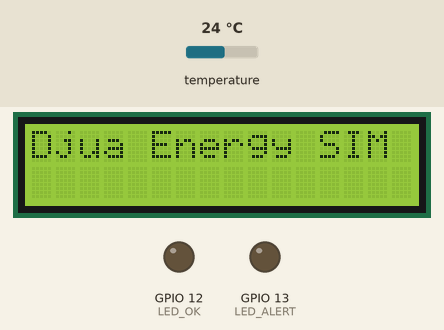
A sketch run on a simulated ESP32-S3. Shown: 16×2 character LCD, output pins drawn as LEDs (lit = HIGH). The test bench sets the inputs (shaded band); at power-on: temperature 24 °C. WiFi joins after 1.5 s; servers stay silent unless stated; random numbers use the default seed unless the sketch sets one; no MQTT or app messages arrive unless stated; what the sketch prints to the serial monitor is not drawn.

Above: at 0.4 s.
At 6.3 s:
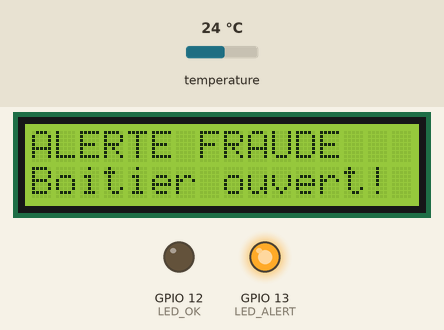
6.4 s: temperature set to 12 °C
At 15.0 s:
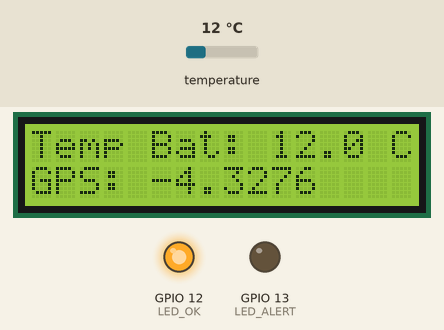
23.2 s: temperature set to 19 °C
At 26.6 s:
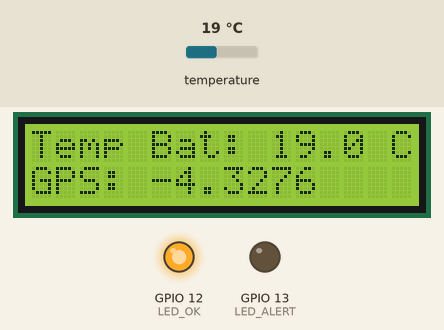
39.2 s: temperature set to 28 °C
At 46.6 s:
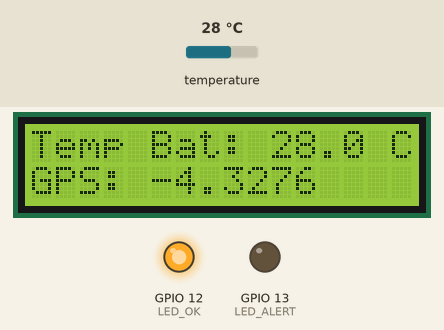
Timing chart, 0 to 48.1 s (numbered marks = the images above; inputs shaded):
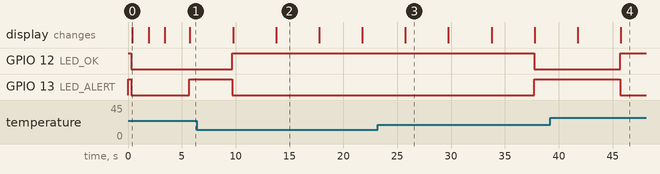

The sketch:

firmware_simulated.ino
```cpp
#include <WiFi.h>
#include <Wire.h>
#include <OneWire.h>
#include <DallasTemperature.h>
#include <LiquidCrystal_I2C.h>
#include <ArduinoJson.h>
#include <PubSubClient.h>

// LCD 16x2 à l'adresse I2C 0x27
LiquidCrystal_I2C lcd(0x27, 16, 2);
bool lcdPresent = false;

// Pins I2C standards pour ESP32 DevKit V1 (SDA = GPIO 21, SCL = GPIO 22)
#define I2C_SDA 21
#define I2C_SCL 22

// Connexions
#define ONE_WIRE_BUS 4
#define LED_OK 12
#define LED_ALERT 13

// --- CONFIGURATION D'IDENTIFICATION ---
const char* deviceId = "DJUA-KIN-000001";
const char* firmwareVersion = "1.0.0-SIM";

// --- CONFIGURATION WIFI & MQTT ---
const char* ssid     = "dM"; // SSID du réseau WiFi de laboratoire
const char* password = "11111111";

const char* mqttServer = "10.20.20.135";
const int mqttPort     = 1883;
const char* mqttUser   = "djua_device";
const char* mqttPass   = "djua_pass_2026";

#define TOPIC_TELEMETRY "djua/%s/telemetry"
#define TOPIC_ALERTS    "djua/%s/alerts"
#define TOPIC_COMMANDS  "djua/%s/commands"
#define TOPIC_STATUS    "djua/%s/status"

// --- SIMULATION / MOCK MPU6050 ---
struct sensors_vec_t {
  float x;
  float y;
  float z;
};
struct sensors_event_t {
  sensors_vec_t acceleration;
};
class MockMPU6050 {
public:
  bool begin() {
    return true; // Simule une initialisation réussie
  }
  void getEvent(sensors_event_t* a, void* g, void* temp) {
    // Valeurs de repos : gravité sur Z (~9.8 m/s²), faibles bruits sur X et Y
    a->acceleration.x = (random(-100, 100) / 100.0) * 0.2;
    a->acceleration.y = (random(-100, 100) / 100.0) * 0.2;
    a->acceleration.z = 9.81 + (random(-100, 100) / 100.0) * 0.2;

    // Simulation périodique d'un choc (toutes les 40 secondes pendant 3 secondes)
    if ((millis() / 1000) % 40 < 3) {
      a->acceleration.x = 16.0;
      a->acceleration.y = 15.0;
      a->acceleration.z = 26.0;
    }
  }
};
MockMPU6050 mpu;

OneWire oneWire(ONE_WIRE_BUS);
DallasTemperature sensors(&oneWire);

WiFiClient espClient;
PubSubClient mqtt(espClient);

// Simu des capteurs manquants
float solarVolt = 12.0;
float solarCurrent = 220.0;
float batVolt = 11.6;
float batCurrent = 140.0;
double gpsLat = -4.3276;
double gpsLon = 15.3135;
bool boxOpen = false;
bool isDeviceLocked = false;

unsigned long prevMillis = 0;
const long interval = 4000; // Fréquence de rafraîchissement LCD et envoi de télémétrie

unsigned long lastMqttRetry = 0;
int page = 0;

void connectWiFi();
void connectMQTT();
void publishTelemetry();
void publishStatus();
void publishAlert(const char* alertType, const char* details);
void handleCommand(char* topic, byte* payload, unsigned int length);

void setup() {
  Serial.begin(115200);

  // Initialisation I2C avec les pins spécifiques de l'ESP32-S3
  Wire.begin(I2C_SDA, I2C_SCL);
  Wire.setTimeOut(50); // Éviter le gel I2C indéfini si le bus est instable ou déconnecté

  pinMode(LED_OK, OUTPUT);
  pinMode(LED_ALERT, OUTPUT);

  // Rapide test des leds au boot
  digitalWrite(LED_OK, HIGH);
  digitalWrite(LED_ALERT, HIGH);
  delay(300);
  digitalWrite(LED_OK, LOW);
  digitalWrite(LED_ALERT, LOW);

  // Détecter si le LCD est physiquement présent avant d'appeler lcd.init()
  Wire.beginTransmission(0x27);
  if (Wire.endTransmission() == 0) {
    lcdPresent = true;
    lcd.init();
    lcd.backlight();
    lcd.clear();
    lcd.print("Djua Energy SIM");
    delay(1500);
  } else {
    Serial.println("[I2C] Écran LCD non détecté à l'adresse 0x27 (Optionnel en simulation).");
  }

  if (!mpu.begin()) {
    Serial.println("Erreur: MPU6050 non détecté");
    if (lcdPresent) {
      lcd.clear();
      lcd.print("Err: MPU6050");
    }
    digitalWrite(LED_ALERT, HIGH);
    // Utiliser delay() pour nourrir le watchdog de FreeRTOS et éviter un reboot cyclique rst:0x8
    while (1) {
      delay(500);
    }
  }

  sensors.begin();

  // Configurer le serveur MQTT
  mqtt.setServer(mqttServer, mqttPort);
  mqtt.setBufferSize(512); // Augmenter le buffer pour supporter les payloads JSON de télémétrie (>128 ou >256 octets)
  mqtt.setCallback(handleCommand);

  // Démarrer la connexion WiFi
  connectWiFi();
}

void loop() {
  // Vérifier l'état de la connexion WiFi et MQTT
  if (WiFi.status() == WL_CONNECTED) {
    if (!mqtt.connected()) {
      if (millis() - lastMqttRetry > 5000) {
        lastMqttRetry = millis();
        connectMQTT();
      }
    } else {
      mqtt.loop();
    }
  } else {
    // Si déconnecté, tenter de reconnecter toutes les 10 secondes de manière non-bloquante
    static unsigned long lastWiFiRetry = 0;
    if (millis() - lastWiFiRetry > 10000) {
      lastWiFiRetry = millis();
      Serial.print("[WiFi] Non connecté. Tentative de reconnexion à ");
      Serial.println(ssid);
      WiFi.begin(ssid, password);
    }
  }

  unsigned long currentMillis = millis();

  // Mise à jour de la simulation et envoi des données périodiques
  if (currentMillis - prevMillis >= interval) {
    prevMillis = currentMillis;

    // 1. Lecture des capteurs physiques dispo
    sensors_event_t a, g, temp;
    mpu.getEvent(&a, &g, &temp);

    sensors.requestTemperatures();
    float batTemp = sensors.getTempCByIndex(0);

    // 2. Simulation de l'environnement
    solarVolt = 12.0 + (sin(currentMillis / 8000.0) * 1.8);
    solarCurrent = 210.0 + (sin(currentMillis / 4000.0) * 60.0);
    if (solarVolt < 0) solarVolt = 0;

    batVolt = 11.6 + (cos(currentMillis / 10000.0) * 0.4);
    batCurrent = 130.0 + (sin(currentMillis / 6000.0) * 20.0);

    // Simu GPS Kinshasa
    gpsLat += 0.00002 * (random(-3, 4) / 10.0);
    gpsLon += 0.00002 * (random(-3, 4) / 10.0);

    // Simu ouverture boîtier (sabotage actif 5s toutes les 35s)
    bool prevBoxOpen = boxOpen;
    if ((currentMillis / 1000) % 35 < 5) {
      boxOpen = true;
    } else {
      boxOpen = false;
    }

    // Déclenchement d'alerte immédiate en cas de sabotage
    if (boxOpen && !prevBoxOpen) {
      publishAlert("enclosureOpened", "Boîtier ouvert détecté (simulé).");
    }

    // Seuil de choc simple sur l'accéléromètre réel
    bool choc = (abs(a.acceleration.x) > 14.0 || abs(a.acceleration.y) > 14.0 || abs(a.acceleration.z) > 22.0);
    if (choc) {
      publishAlert("vibration", "Secousse suspecte détectée.");
    }

    // 3. Gestion des leds de statut
    if (boxOpen || choc || isDeviceLocked) {
      digitalWrite(LED_ALERT, HIGH);
      digitalWrite(LED_OK, LOW);
    } else {
      digitalWrite(LED_ALERT, LOW);
      digitalWrite(LED_OK, HIGH);
    }

    // Envoi de la télémétrie sur le réseau
    publishTelemetry();

    // 4. Affichage LCD
    if (lcdPresent) {
      lcd.clear();

      if (isDeviceLocked) {
        lcd.setCursor(0, 0);
        lcd.print("SYSTEM VERROUILLE");
        lcd.setCursor(0, 1);
        lcd.print("Orange Energie");
      }
      else if (boxOpen) {
        lcd.setCursor(0, 0);
        lcd.print("ALERTE FRAUDE");
        lcd.setCursor(0, 1);
        lcd.print("Boitier ouvert!");
      }
      else if (choc) {
        lcd.setCursor(0, 0);
        lcd.print("ALERTE SECOUSSE");
        lcd.setCursor(0, 1);
        lcd.print("Choc detecte!");
      }
      else {
        // Défilement des pages d'infos en mode normal
        switch (page) {
          case 0:
            lcd.setCursor(0, 0);
            lcd.print("Sol: "); lcd.print(solarVolt, 1); lcd.print("V "); lcd.print((int)solarCurrent); lcd.print("mA");
            lcd.setCursor(0, 1);
            lcd.print("Bat: "); lcd.print(batVolt, 1); lcd.print("V "); lcd.print((int)batCurrent); lcd.print("mA");
            break;

          case 1:
            lcd.setCursor(0, 0);
            lcd.print("Temp Bat: "); lcd.print(batTemp, 1); lcd.print(" C");
            lcd.setCursor(0, 1);
            lcd.print("GPS: "); lcd.print(gpsLat, 4);
            break;

          case 2:
            lcd.setCursor(0, 0);
            lcd.print("Ax:"); lcd.print(a.acceleration.x, 1);
            lcd.print(" Ay:"); lcd.print(a.acceleration.y, 1);
            lcd.setCursor(0, 1);
            lcd.print("Az:"); lcd.print(a.acceleration.z, 1);
            break;
        }
        page = (page + 1) % 3;
      }
    }

    // Sortie debug moniteur série
    Serial.println("--- Stats Djua (SIM) ---");
    Serial.print("DS18B20: "); Serial.print(batTemp); Serial.println(" C");
    Serial.print("Solaire: "); Serial.print(solarVolt); Serial.print("V / "); Serial.print(solarCurrent); Serial.println("mA");
    Serial.print("Batterie: "); Serial.print(batVolt); Serial.print("V / "); Serial.print(batCurrent); Serial.println("mA");
    Serial.print("GPS: "); Serial.print(gpsLat, 6); Serial.print(", "); Serial.println(gpsLon, 6);
    Serial.print("WiFi Status: "); Serial.println(WiFi.status() == WL_CONNECTED ? "CONNECTED" : "DISCONNECTED");
    Serial.println("-----------------");
  }
}

void connectWiFi() {
  Serial.print("[WiFi] Connexion à : ");
  Serial.println(ssid);
  if (lcdPresent) {
    lcd.clear();
    lcd.print("WiFi Conn...");
  }

  WiFi.begin(ssid, password);

  int retryCount = 0;
  while (WiFi.status() != WL_CONNECTED && retryCount < 30) {
    delay(500);
    Serial.print(".");
    retryCount++;
  }

  if (WiFi.status() == WL_CONNECTED) {
    Serial.println();
    Serial.println("[WiFi] Connecté avec succès !");
    Serial.print("[WiFi] Adresse IP : ");
    Serial.println(WiFi.localIP());
    if (lcdPresent) {
      lcd.clear();
      lcd.print("WiFi OK");
      lcd.setCursor(0, 1);
      lcd.print(WiFi.localIP().toString());
    }
    delay(1500);
  } else {
    Serial.println();
    Serial.println("[WiFi] Échec de la connexion (Timeout)");
    if (lcdPresent) {
      lcd.clear();
      lcd.print("WiFi Fail");
    }
    delay(1500);
  }
}

void connectMQTT() {
  char topicBuf[64];
  snprintf(topicBuf, sizeof(topicBuf), TOPIC_STATUS, deviceId);

  Serial.println("[MQTT] Connexion au broker...");
  if (mqtt.connect(deviceId, mqttUser, mqttPass, topicBuf, 1, true, "offline")) {
    Serial.println("[MQTT] Connecté !");

    char cmdTopic[64];
    snprintf(cmdTopic, sizeof(cmdTopic), TOPIC_COMMANDS, deviceId);
    mqtt.subscribe(cmdTopic);

    mqtt.publish(topicBuf, "online", true);
  } else {
    Serial.print("[MQTT] Échec de la connexion. État : ");
    Serial.println(mqtt.state());
  }
}

void publishTelemetry() {
  if (!mqtt.connected()) return;

  StaticJsonDocument<512> doc;
  doc["deviceId"] = deviceId;

  // Remplir un timestamp fictif ou NTP (ici calculé à partir de millis)
  char timeBuf[32];
  unsigned long s = millis() / 1000;
  snprintf(timeBuf, sizeof(timeBuf), "2026-08-01T15:%02d:%02dZ", (int)(s / 60) % 60, (int)s % 60);
  doc["timestamp"] = timeBuf;

  doc["batteryVoltage"] = batVolt;
  doc["batteryCurrent"] = batCurrent / 1000.0;
  doc["batterySOC"] = 82; // SOC simulé fixe pour le test

  doc["panelVoltage"] = solarVolt;
  doc["panelCurrent"] = solarCurrent / 1000.0;
  doc["panelPower"] = solarVolt * (solarCurrent / 1000.0);
  doc["latitude"] = gpsLat;
  doc["longitude"] = gpsLon;
  doc["firmwareVersion"] = firmwareVersion;

  String payload;
  serializeJson(doc, payload);

  char topic[64];
  snprintf(topic, sizeof(topic), TOPIC_TELEMETRY, deviceId);
  mqtt.publish(topic, payload.c_str());
  Serial.print("[MQTT SIM] Télémétrie envoyée : ");
  Serial.println(payload);
}

void publishAlert(const char* alertType, const char* details) {
  if (!mqtt.connected()) return;

  StaticJsonDocument<256> doc;
  doc["deviceId"] = deviceId;
  doc["timestamp"] = "2026-08-01T15:00:00Z";
  doc["alertType"] = alertType;
  doc["details"] = details;
  doc["latitude"] = gpsLat;
  doc["longitude"] = gpsLon;

  String payload;
  serializeJson(doc, payload);

  char topic[64];
  snprintf(topic, sizeof(topic), TOPIC_ALERTS, deviceId);
  mqtt.publish(topic, payload.c_str());
  Serial.print("[MQTT SIM] ALERTE envoyée ! ");
  Serial.println(payload);
}

void handleCommand(char* topic, byte* payload, unsigned int length) {
  String cmdStr = "";
  for (unsigned int i = 0; i < length; i++) {
    cmdStr += (char)payload[i];
  }
  cmdStr.trim();

  Serial.print("[MQTT SIM CMD] Commande reçue : ");
  Serial.println(cmdStr);

  StaticJsonDocument<256> doc;
  if (deserializeJson(doc, cmdStr) == DeserializationError::Ok) {
    const char* command = doc["command"];
    if (command != nullptr) {
      if (strcmp(command, "reboot") == 0) {
        ESP.restart();
      }
      else if (strcmp(command, "lockDevice") == 0) {
        isDeviceLocked = true;
      }
      else if (strcmp(command, "unlockDevice") == 0) {
        isDeviceLocked = false;
      }
    }
  }
}
```

Measured:
- what the display in image 0 shows lasts 1.5 s, from 0.4 s to 1.9 s
- what the display in image 2 shows lasts 4.0 s, from 13.8 s to 17.8 s
